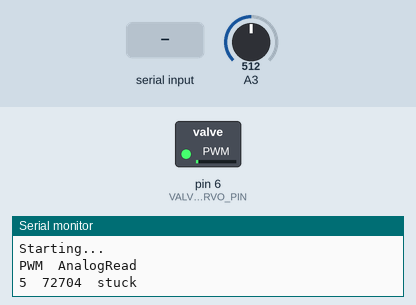
Bench run of a sketch on a simulated Arduino Uno, built with avr-gcc and run on an emulated ATmega328P. On the bench: switched loads named in the sketch (green lamp = pin HIGH), the last lines printed to the serial monitor. The inputs (shaded band) are chosen by the test bench; at power-on: A3 = 512.

Above: at 1.8 s.
1.9 s: A3 set to 783
3.5 s: A3 set to 808
6.5 s: A3 set to 716
9.5 s: "90,45\n" received over Serial
At 10.0 s:
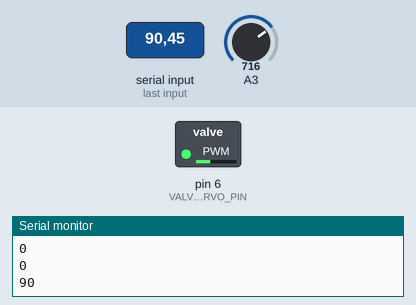
12.0 s: "200\n" received over Serial
At 12.8 s:
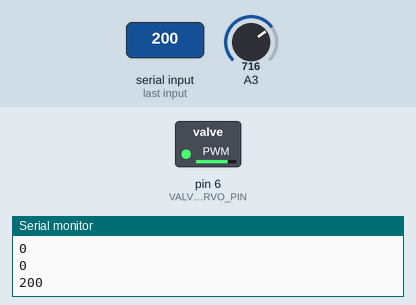
Timing chart, 0 to 15.0 s (numbered marks = the images above; inputs shaded):
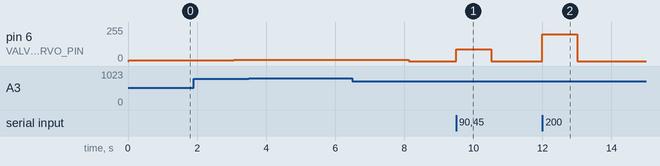

Measured:
- after the input at 9.5 s, pin 6 (VALVE_SERVO_PIN): 0/255 → 90/255 at once, → 0/255 1.0 s later
- after the input at 12.0 s, pin 6 (VALVE_SERVO_PIN): 0/255 → 200/255 at once, → 0/255 1.0 s later

The sketch:

TestServoCurrent.ino
```cpp
#include <SoftPWM.h>

#define DebugSerial Serial
#define FAN_PIN 5
#define VALVE_SERVO_PIN 6


void setup() {
  // Setup debug serial output
  DebugSerial.begin(115200);
  DebugSerial.println(F("Starting..."));

  SoftPWMBegin();

  int first = -1;
  int last = -1;

  DebugSerial.println(F("PWM\tAnalogRead"));

  for( int pwm = 5; pwm <= 32; pwm++) {
    long voltage = 0;
    SoftPWMSet(VALVE_SERVO_PIN, pwm);
    delay(1000);
    unsigned long start = millis();
    while( millis() - start < 16) {
      voltage += analogRead(A3);
    }
    bool stuck = voltage < (120L*1000L);

    DebugSerial.print(pwm);
    DebugSerial.print("\t");
    DebugSerial.print(voltage);
    if( stuck) {
      DebugSerial.print( "  stuck");
    }
    DebugSerial.println();
    if( !stuck ) {
      if( first == -1)
        first = pwm;
      last = pwm;
    } else {
      if( first > 0)
        break; // we found the end, which is in last
    }
  }

  // first and last are now set

  DebugSerial.print("first:");
  DebugSerial.println(first);
  DebugSerial.print("last:");
  DebugSerial.println(last);
  int middle = (first + last + 1) / 2;
  DebugSerial.println(middle);
  SoftPWMSet(VALVE_SERVO_PIN, middle);
  if( last - first < 10 )
    DebugSerial.println("ERROR Valve is probably stuck during initialization");
}

void loop()
{
  long pwm = DebugSerial.readStringUntil('\n').toInt();
  DebugSerial.println(pwm);

  SoftPWMSet(VALVE_SERVO_PIN, pwm);
}
```
